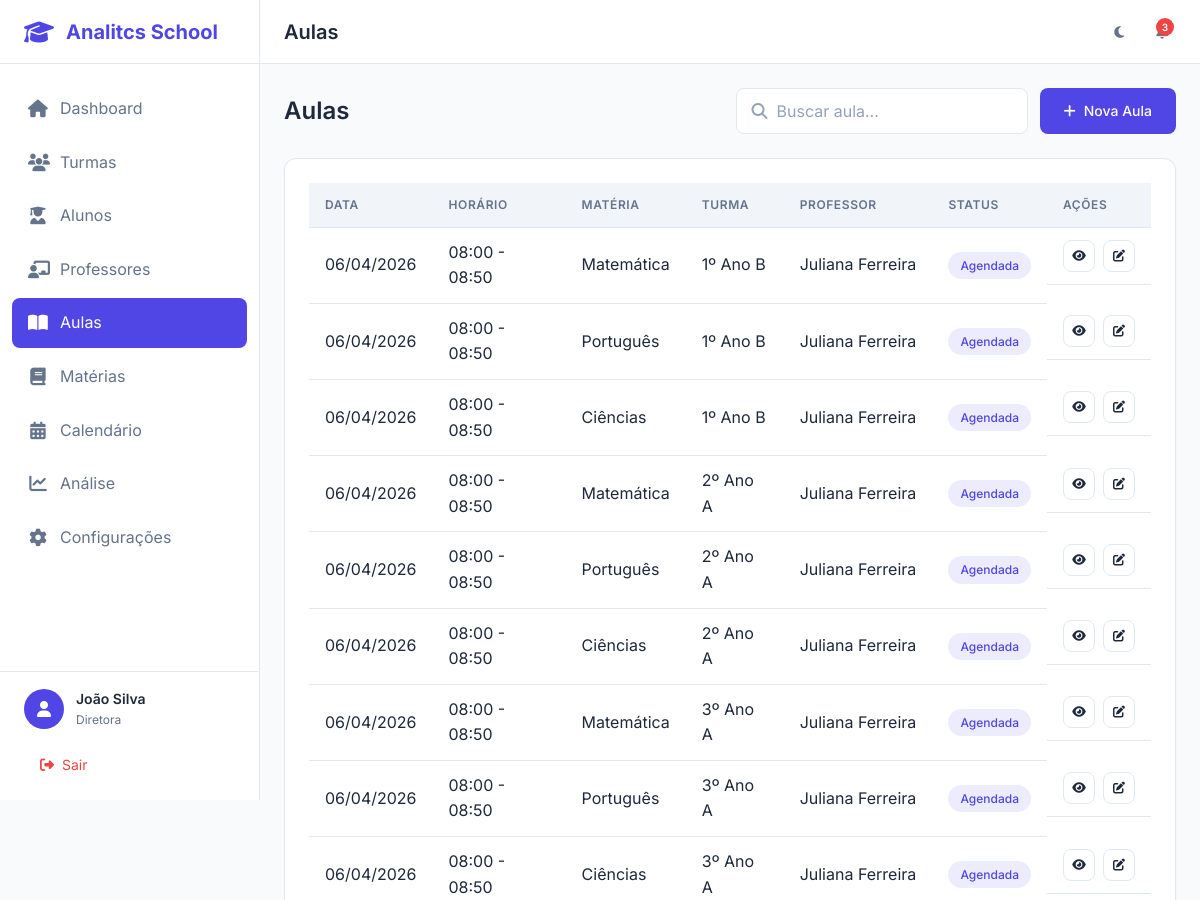
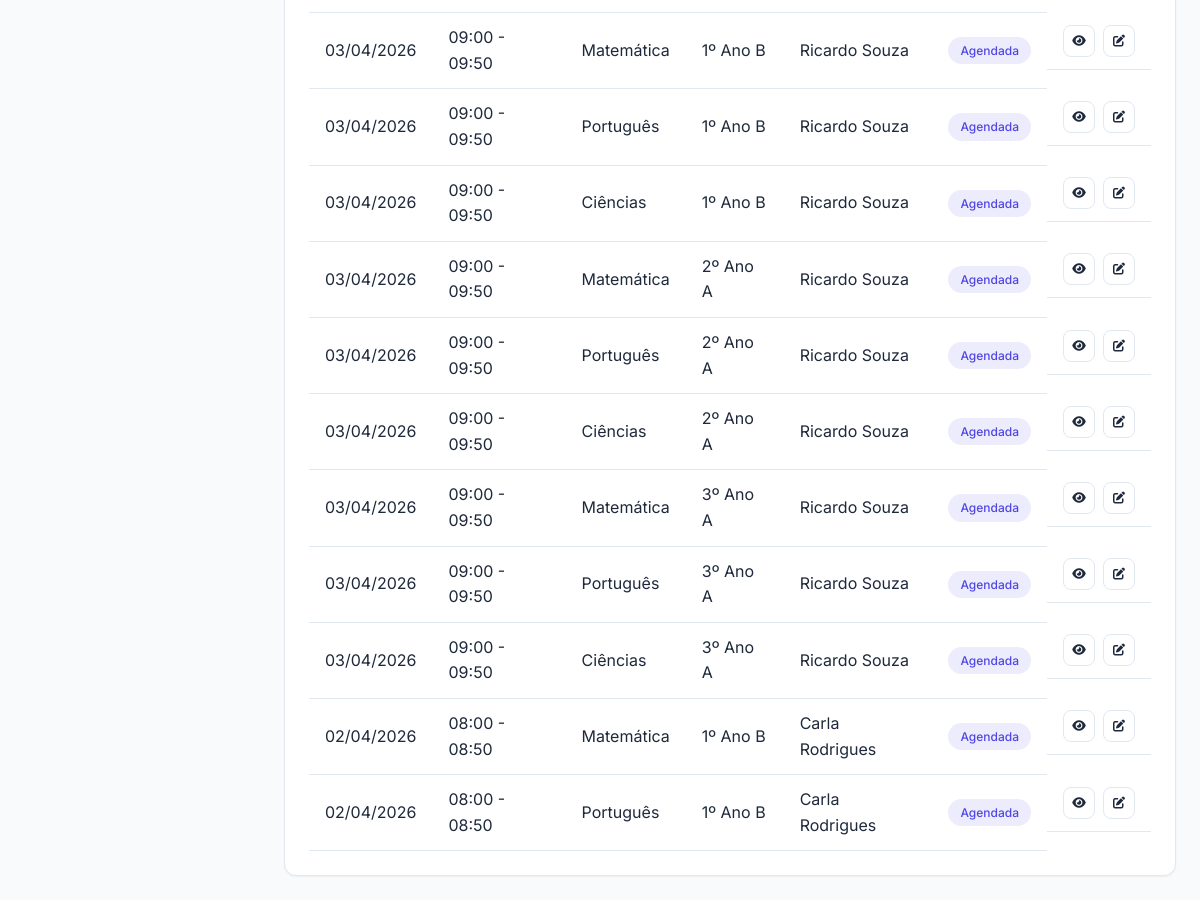
The app's page /aulas/ (signed in) with its own data (2 pictures, top to bottom).
### app/models/usuario.py (models this page shows, shortened)
class Usuario(UserMixin, db.Model):
    __tablename__ = 'usuarios'
    id = db.Column(db.Integer, primary_key=True)
    nome = db.Column(db.String(100), nullable=False)
    email = db.Column(db.String(120), unique=True, nullable=False, index=True)
    senha_hash = db.Column(db.String(256), nullable=False)
    tipo = db.Column(db.String(20), nullable=False, default='professor')
    avatar = db.Column(db.String(255), nullable=True)
    telefone = db.Column(db.String(20), nullable=True)
    tema = db.Column(db.String(10), default='light')
    ativo = db.Column(db.Boolean, default=True)
    criado_em = db.Column(db.DateTime, default=datetime.utcnow)
    atualizado_em = db.Column(db.DateTime, default=datetime.utcnow, onupdate=datetime.utcnow)
    ultimo_acesso = db.Column(db.DateTime, nullable=True)
    professor = db.relationship('Professor', backref='usuario', uselist=False, lazy=True)
    def to_dict(self) -> dict:
        return {
            'id': self.id,
            'nome': self.nome,
            'email': self.email,
            'senha_hash': self.senha_hash,
            'tipo': self.tipo,
            'avatar': self.avatar,
            'telefone': self.telefone,
            'tema': self.tema,
            'ativo': self.ativo,
            'criado_em': self.criado_em.isoformat() if self.criado_em else None,
            'atualizado_em': self.atualizado_em.isoformat() if self.atualizado_em else None,
            'ultimo_acesso': self.ultimo_acesso.isoformat() if self.ultimo_acesso else None
        }

### app/models/aula.py (models this page shows, shortened)
class Aula(db.Model):
    __tablename__ = 'aulas'
    id = db.Column(db.Integer, primary_key=True)
    materia = db.Column(db.String(100), nullable=False)
    descricao = db.Column(db.Text, nullable=True)
    turma_id = db.Column(db.Integer, db.ForeignKey('turmas.id'), nullable=False)
    professor_id = db.Column(db.Integer, db.ForeignKey('professores.id'), nullable=False)
    data = db.Column(db.Date, nullable=False)
    horario_inicio = db.Column(db.Time, nullable=False)
    horario_fim = db.Column(db.Time, nullable=False)
    recorrente = db.Column(db.Boolean, default=False)
    tipo_recorrencia = db.Column(db.String(20), nullable=True)
    dia_semana = db.Column(db.Integer, nullable=True)  # 0=Segunda, 6=Domingo
    data_fim_recorrencia = db.Column(db.Date, nullable=True)
    aula_pai_id = db.Column(db.Integer, db.ForeignKey('aulas.id'), nullable=True)
    status = db.Column(db.String(20), default='agendada')
    criado_em = db.Column(db.DateTime, default=datetime.utcnow)
    atualizado_em = db.Column(db.DateTime, default=datetime.utcnow, onupdate=datetime.utcnow)
    frequencias = db.relationship('Frequencia', backref='aula', lazy='dynamic')
    arquivos = db.relationship('Arquivo', backref='aula', lazy='dynamic')
    aulas_filhas = db.relationship('Aula', backref=db.backref('aula_pai', remote_side=[id]), lazy='dynamic')
    def to_dict(self) -> dict:
        return {
            'id': self.id,
            'materia': self.materia,
            'descricao': self.descricao,
            'turma_id': self.turma_id,
            'professor_id': self.professor_id,
            'data': self.data.isoformat() if self.data else None,
            'horario_inicio': self.horario_inicio.isoformat() if self.horario_inicio else None,
            'horario_fim': self.horario_fim.isoformat() if self.horario_fim else None,
            'recorrente': self.recorrente,
            'tipo_recorrencia': self.tipo_recorrencia,
            'dia_semana': self.dia_semana,
            'data_fim_recorrencia': self.data_fim_recorrencia.isoformat() if self.data_fim_recorrencia else None,
            'aula_pai_id': self.aula_pai_id,
            'status': self.status,
            'criado_em': self.criado_em.isoformat() if self.criado_em else None,
            'atualizado_em': self.atualizado_em.isoformat() if self.atualizado_em else None
        }

### app/models/turma.py (models this page shows, shortened)
class Turma(db.Model):
    __tablename__ = 'turmas'
    id = db.Column(db.Integer, primary_key=True)
    nome = db.Column(db.String(50), nullable=False)
    codigo = db.Column(db.String(20), unique=True, nullable=False, index=True)
    serie = db.Column(db.String(30), nullable=False)
    ano_letivo = db.Column(db.Integer, nullable=False)
    turno = db.Column(db.String(20), nullable=False)
    capacidade_maxima = db.Column(db.Integer, default=40)
    descricao = db.Column(db.Text, nullable=True)
    ativa = db.Column(db.Boolean, default=True)
    criado_em = db.Column(db.DateTime, default=datetime.utcnow)
    atualizado_em = db.Column(db.DateTime, default=datetime.utcnow, onupdate=datetime.utcnow)
    aulas = db.relationship('Aula', backref='turma', lazy='dynamic')
    materias = db.relationship('Materia', secondary='turma_materias',
                               backref=db.backref('turmas', lazy='dynamic'))
    def to_dict(self) -> dict:
        return {
            'id': self.id,
            'nome': self.nome,
            'codigo': self.codigo,
            'serie': self.serie,
            'ano_letivo': self.ano_letivo,
            'turno': self.turno,
            'capacidade_maxima': self.capacidade_maxima,
            'descricao': self.descricao,
            'ativa': self.ativa,
            'criado_em': self.criado_em.isoformat() if self.criado_em else None,
            'atualizado_em': self.atualizado_em.isoformat() if self.atualizado_em else None
        }

### app/models/professor.py (models this page shows, shortened)
class Professor(db.Model):
    __tablename__ = 'professores'
    id = db.Column(db.Integer, primary_key=True)
    usuario_id = db.Column(db.Integer, db.ForeignKey('usuarios.id'), nullable=False, unique=True)
    registro = db.Column(db.String(20), unique=True, nullable=False, index=True)
    especialidade = db.Column(db.String(100), nullable=True)
    formacao = db.Column(db.Text, nullable=True)
    cpf = db.Column(db.String(14), unique=True, nullable=True)
    telefone = db.Column(db.String(20), nullable=True)
    endereco = db.Column(db.Text, nullable=True)
    ativo = db.Column(db.Boolean, default=True)
    criado_em = db.Column(db.DateTime, default=datetime.utcnow)
    atualizado_em = db.Column(db.DateTime, default=datetime.utcnow, onupdate=datetime.utcnow)
    turmas = db.relationship('Turma', secondary='professores_turmas', backref=db.backref('professores', lazy='dynamic'))
    aulas = db.relationship('Aula', backref='professor', lazy='dynamic')
    materias = db.relationship('Materia', secondary='professor_materias',
                               backref=db.backref('professores', lazy='dynamic'))
    def to_dict(self) -> dict:
        return {
            'id': self.id,
            'usuario_id': self.usuario_id,
            'registro': self.registro,
            'especialidade': self.especialidade,
            'formacao': self.formacao,
            'cpf': self.cpf,
            'telefone': self.telefone,
            'endereco': self.endereco,
            'ativo': self.ativo,
            'criado_em': self.criado_em.isoformat() if self.criado_em else None,
            'atualizado_em': self.atualizado_em.isoformat() if self.atualizado_em else None
        }

### app/controllers/aulas_controller.py (the view)
@aulas_bp.route('/')
@login_required
def index():
    page = request.args.get('page', 1, type=int)
    busca = request.args.get('busca', '')
    turma_id = request.args.get('turma_id', type=int)
    data_inicio = request.args.get('data_inicio')
    data_fim = request.args.get('data_fim')
    if data_inicio and data_fim:
        inicio = datetime.strptime(data_inicio, '%Y-%m-%d').date()
        fim = datetime.strptime(data_fim, '%Y-%m-%d').date()
        aulas_raw = _aula_repo.get_by_date_range(inicio, fim, turma_id)
    elif turma_id:
        aulas_raw = _aula_repo.get_by_turma(turma_id)
    else:
        aulas_raw = _aula_repo.get_all(order_by='-data')
    if busca:
        aulas_raw = [a for a in aulas_raw if busca.lower() in a.get('materia', '').lower()]
    aulas_list = [AulaDTO(a, _repos) for a in aulas_raw]
    aulas = _paginate(aulas_list, page)
    turmas_raw = _turma_repo.get_active_turmas()
    turmas = [type('Turma', (), {'id': t.get('id'), 'nome': t.get('nome'), 'codigo': t.get('codigo')})() for t in turmas_raw]
    return render_template('aulas/index.html',
        aulas=aulas,
        busca=busca,
        turmas=turmas,
        turma_id=turma_id,
        data_inicio=data_inicio,
        data_fim=data_fim
    )

### app/templates/aulas/index.html (shortened to what this page needs)
{% extends "base.html" %}
{% block page_title %}Aulas{% endblock %}
{% block content %}
<div class="list-header">
    <h2 class="list-title">Aulas</h2>
    <div class="list-actions">
        <div class="search-box"><i class="fas fa-search"></i><input type="text" class="form-control" placeholder="Buscar aula..." value="{{ busca }}"></div>
        <a href="{{ url_for('aulas.novo') }}" class="btn btn-primary"><i class="fas fa-plus"></i> Nova Aula</a>
    </div>
</div>
<div class="card">
    <div class="card-body">
        {% if aulas.items %}
        <div class="table-container">
            <table class="table">
                <thead><tr><th>Data</th><th>Horário</th><th>Matéria</th><th>Turma</th><th>Professor</th><th>Status</th><th>Ações</th></tr></thead>
                <tbody>
                    {% for aula in aulas.items %}
                    <tr>
                        <td>{{ aula.data.strftime('%d/%m/%Y') if aula.data else '-' }}</td>
                        <td>{{ aula.horario_inicio.strftime('%H:%M') if aula.horario_inicio else '-' }} - {{ aula.horario_fim.strftime('%H:%M') if aula.horario_fim else '-' }}</td>
                        <td>{{ aula.materia }}</td>
                        <td>{{ aula.turma.nome }}</td>
                        <td>{{ aula.professor.usuario.nome }}</td>
                        <td><span class="badge badge-{% if aula.status == 'agendada' %}primary{% elif aula.status == 'realizada' %}success{% else %}danger{% endif %}">{{ aula.status|capitalize }}</span></td>
                        <td class="table-actions">
                            <a href="{{ url_for('aulas.detalhe', id=aula.id) }}" class="btn btn-icon btn-sm btn-outline"><i class="fas fa-eye"></i></a>
                            <a href="{{ url_for('aulas.editar', id=aula.id) }}" class="btn btn-icon btn-sm btn-outline"><i class="fas fa-edit"></i></a>
                        </td>
                    </tr>
                    {% endfor %}
                </tbody>
            </table>
        </div>
        {% else %}
        <div class="empty-state"><i class="fas fa-book-open empty-state-icon"></i><h4 class="empty-state-title">Nenhuma aula encontrada</h4></div>
        {% endif %}
    </div>
</div>
{% endblock %}

### app/templates/base.html (shortened to what this page needs)
<!DOCTYPE html>
<html lang="pt-BR" data-theme="light">
<head>
    <link rel="stylesheet" href="https://cdnjs.cloudflare.com/ajax/libs/font-awesome/6.5.1/css/all.min.css">
    <link rel="stylesheet" href="{{ url_for('static', filename='css/main.css') }}">
    <link rel="stylesheet" href="{{ url_for('static', filename='css/components.css') }}">
    <link rel="stylesheet" href="{{ url_for('static', filename='css/responsive.css') }}">
</head>
<body {% if not current_user.is_authenticated %}class="auth-mode"{% endif %}>
    {% if current_user.is_authenticated %}
    <aside class="sidebar" id="sidebar">
        <div class="sidebar-header">
            <div class="logo">
                <i class="fas fa-graduation-cap"></i>
                <span>Analitcs School</span>
            </div>
        </div>
        <nav class="sidebar-nav">
            <ul>
                <li class="nav-item {% if request.endpoint == 'dashboard.index' %}active{% endif %}">
                    <a href="{{ url_for('dashboard.index') }}">
                        <i class="fas fa-home"></i>
                        <span>Dashboard</span>
                    </a>
                </li>
                <li class="nav-item {% if 'turmas' in request.endpoint %}active{% endif %}">
                    <a href="{{ url_for('turmas.index') }}">
                        <i class="fas fa-users"></i>
                        <span>Turmas</span>
                    </a>
                </li>
                <li class="nav-item {% if 'alunos' in request.endpoint %}active{% endif %}">
                    <a href="{{ url_for('alunos.index') }}">
                        <i class="fas fa-user-graduate"></i>
                        <span>Alunos</span>
                    </a>
                </li>
                <li class="nav-item {% if 'professores' in request.endpoint %}active{% endif %}">
                    <a href="{{ url_for('professores.index') }}">
                        <i class="fas fa-chalkboard-teacher"></i>
                        <span>Professores</span>
                    </a>
                </li>
                <li class="nav-item {% if 'aulas' in request.endpoint %}active{% endif %}">
                    <a href="{{ url_for('aulas.index') }}">
                        <i class="fas fa-book-open"></i>
                        <span>Aulas</span>
                    </a>
                </li>
                <li class="nav-item {% if 'materias' in request.endpoint %}active{% endif %}">
                    <a href="{{ url_for('materias.index') }}">
                        <i class="fas fa-book"></i>
                        <span>Matérias</span>
                    </a>
                </li>
                <li class="nav-item {% if 'calendario' in request.endpoint %}active{% endif %}">
                    <a href="{{ url_for('calendario.index') }}">
                        <i class="fas fa-calendar-alt"></i>
                        <span>Calendário</span>
                    </a>
                </li>
                <li class="nav-item {% if 'analise' in request.endpoint %}active{% endif %}">
                    <a href="{{ url_for('analise.index') }}">
                        <i class="fas fa-chart-line"></i>
                        <span>Análise</span>
                    </a>
                </li>
                <li class="nav-item {% if 'configuracoes' in request.endpoint %}active{% endif %}">
                    <a href="{{ url_for('configuracoes.index') }}">
                        <i class="fas fa-cog"></i>
                        <span>Configurações</span>
                    </a>
                </li>
            </ul>
        </nav>
        <div class="sidebar-footer">
            <div class="user-info">
                <div class="user-avatar">
                    <i class="fas fa-user"></i>
                </div>
                <div class="user-details">
                    <span class="user-name">{{ current_user.nome }}</span>
                    <span class="user-role">{{ current_user.tipo|capitalize }}</span>
                </div>
            </div>
            <a href="{{ url_for('auth.logout') }}" class="logout-btn">
                <i class="fas fa-sign-out-alt"></i>
                <span>Sair</span>
            </a>
        </div>
    </aside>
    <main class="main-content">
        <header class="header">
            <div class="header-left">
                <h1 class="page-title">{% block page_title %}Dashboard{% endblock %}</h1>
            </div>
            <div class="header-right">
                <button class="theme-toggle" id="themeToggle" title="Alternar tema">
                    <i class="fas fa-moon"></i>
                </button>
                <div class="notifications">
                    <button class="notification-btn">
                        <span class="notification-badge">3</span>
                    </button>
                </div>
            </div>
        </header>
        <div class="content">
            {% block content %}{% endblock %}
        </div>
    </main>
    {% else %}
        {% block auth_content %}{% endblock %}
    {% endif %}
</body>
</html>

### records on screen
Usuario: nome "João Silva", tipo "Diretora"
Aula: data "06/04/2026", horario_inicio "08:00", horario_fim "08:50", materia "Matemática", turma.nome "1º Ano B", professor.usuario.nome "Juliana Ferreira", status "Agendada"
Aula: data "06/04/2026", horario_inicio "08:00", horario_fim "08:50", materia "Português", turma.nome "1º Ano B", professor.usuario.nome "Juliana Ferreira", status "Agendada"
Aula: data "06/04/2026", horario_inicio "08:00", horario_fim "08:50", materia "Ciências", turma.nome "1º Ano B", professor.usuario.nome "Juliana Ferreira", status "Agendada"
Aula: data "06/04/2026", horario_inicio "08:00", horario_fim "08:50", materia "Matemática", turma.nome "2º Ano A", professor.usuario.nome "Juliana Ferreira", status "Agendada"
Aula: data "06/04/2026", horario_inicio "08:00", horario_fim "08:50", materia "Português", turma.nome "2º Ano A", professor.usuario.nome "Juliana Ferreira", status "Agendada"
Aula: data "06/04/2026", horario_inicio "08:00", horario_fim "08:50", materia "Ciências", turma.nome "2º Ano A", professor.usuario.nome "Juliana Ferreira", status "Agendada"
Aula: data "06/04/2026", horario_inicio "08:00", horario_fim "08:50", materia "Matemática", turma.nome "3º Ano A", professor.usuario.nome "Juliana Ferreira", status "Agendada"
Aula: data "06/04/2026", horario_inicio "08:00", horario_fim "08:50", materia "Português", turma.nome "3º Ano A", professor.usuario.nome "Juliana Ferreira", status "Agendada"
Aula: data "06/04/2026", horario_inicio "08:00", horario_fim "08:50", materia "Ciências", turma.nome "3º Ano A", professor.usuario.nome "Juliana Ferreira", status "Agendada"
Aula: data "03/04/2026", horario_inicio "09:00", horario_fim "09:50", materia "Matemática", turma.nome "1º Ano B", professor.usuario.nome "Ricardo Souza", status "Agendada"
Aula: data "03/04/2026", horario_inicio "09:00", horario_fim "09:50", materia "Português", turma.nome "1º Ano B", professor.usuario.nome "Ricardo Souza", status "Agendada"
Aula: data "03/04/2026", horario_inicio "09:00", horario_fim "09:50", materia "Ciências", turma.nome "1º Ano B", professor.usuario.nome "Ricardo Souza", status "Agendada"
Aula: data "03/04/2026", horario_inicio "09:00", horario_fim "09:50", materia "Matemática", turma.nome "2º Ano A", professor.usuario.nome "Ricardo Souza", status "Agendada"
Aula: data "03/04/2026", horario_inicio "09:00", horario_fim "09:50", materia "Português", turma.nome "2º Ano A", professor.usuario.nome "Ricardo Souza", status "Agendada"
Aula: data "03/04/2026", horario_inicio "09:00", horario_fim "09:50", materia "Ciências", turma.nome "2º Ano A", professor.usuario.nome "Ricardo Souza", status "Agendada"
Aula: data "03/04/2026", horario_inicio "09:00", horario_fim "09:50", materia "Matemática", turma.nome "3º Ano A", professor.usuario.nome "Ricardo Souza", status "Agendada"
Aula: data "03/04/2026", horario_inicio "09:00", horario_fim "09:50", materia "Português", turma.nome "3º Ano A", professor.usuario.nome "Ricardo Souza", status "Agendada"
Aula: data "03/04/2026", horario_inicio "09:00", horario_fim "09:50", materia "Ciências", turma.nome "3º Ano A", professor.usuario.nome "Ricardo Souza", status "Agendada"
Aula: data "02/04/2026", horario_inicio "08:00", horario_fim "08:50", materia "Matemática", turma.nome "1º Ano B", professor.usuario.nome "Carla Rodrigues", status "Agendada"
Aula: data "02/04/2026", horario_inicio "08:00", horario_fim "08:50", materia "Português", turma.nome "1º Ano B", professor.usuario.nome "Carla Rodrigues", status "Agendada"
